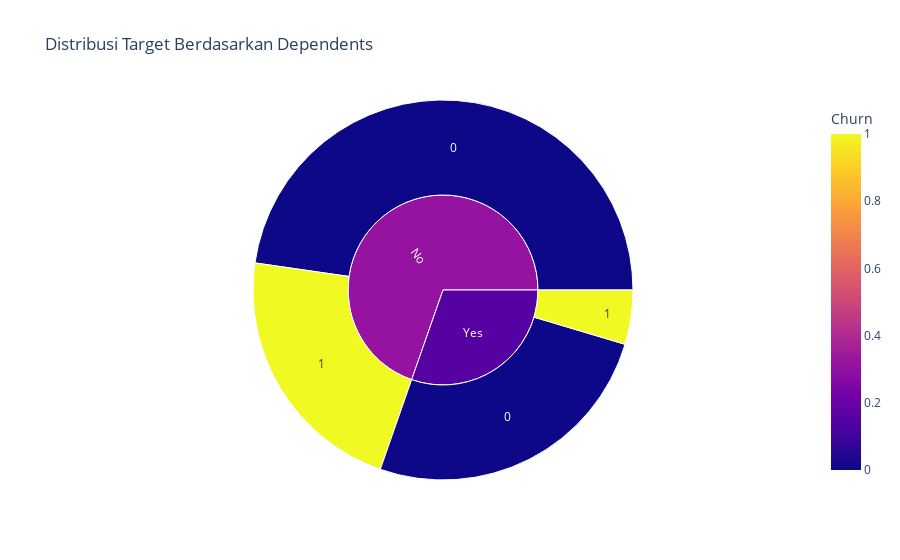

The cell this chart's notebook holds for it:
### Code cell
cat_col_viz('Dependents')

### Figure 1 — Plotly figure (JSON) as saved in the notebook; plotly's stock layout.template omitted (floating-point values rounded to 4 significant figures)
{"data": [{"branchvalues": "total", "customdata": [[0], [0], [1], [1], [0.3148], [0.1521]], "domain": {"x": [0, 1], "y": [0, 1]}, "hovertemplate": "labels=%{label}<br>count=%{value}<br>parent=%{parent}<br>id=%{id}<br>Churn=%{color}<extra></extra>", "ids": ["No/0", "Yes/0", "No/1", "Yes/1", "No", "Yes"], "labels": ["0", "0", "1", "1", "No", "Yes"], "marker": {"coloraxis": "coloraxis", "colors": [0, 0, 1, 1, 0.3148, 0.1521]}, "name": "", "parents": ["No", "Yes", "No", "Yes", "", ""], "type": "sunburst", "values": [2316, 1249, 1064, 224, 3380, 1473]}], "layout": {"coloraxis": {"colorbar": {"title": {"text": "Churn"}}, "colorscale": [[0, "#0d0887"], [0.1111, "#46039f"], [0.2222, "#7201a8"], [0.3333, "#9c179e"], [0.4444, "#bd3786"], [0.5556, "#d8576b"], [0.6667, "#ed7953"], [0.7778, "#fb9f3a"], [0.8889, "#fdca26"], [1, "#f0f921"]]}, "legend": {"tracegroupgap": 0}, "title": {"text": "Distribusi Target Berdasarkan Dependents"}}}
